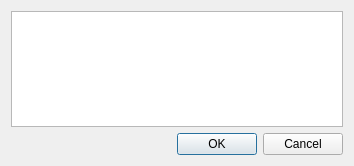
<?xml version="1.0" encoding="UTF-8"?>
<ui version="4.0">
 <class>DialogEditToken</class>
 <widget class="QDialog" name="DialogEditToken">
  <property name="geometry">
   <rect>
    <x>0</x>
    <y>0</y>
    <width>354</width>
    <height>166</height>
   </rect>
  </property>
  <property name="minimumSize">
   <size>
    <width>354</width>
    <height>166</height>
   </size>
  </property>
  <property name="maximumSize">
   <size>
    <width>354</width>
    <height>166</height>
   </size>
  </property>
  <property name="windowTitle">
   <string>Редактирование токена</string>
  </property>
  <layout class="QGridLayout" name="gridLayout">
   <item row="1" column="0">
    <widget class="QDialogButtonBox" name="buttonBox">
     <property name="orientation">
      <enum>Qt::Horizontal</enum>
     </property>
     <property name="standardButtons">
      <set>QDialogButtonBox::Cancel|QDialogButtonBox::Ok</set>
     </property>
    </widget>
   </item>
   <item row="0" column="0">
    <widget class="QPlainTextEdit" name="pteToken"/>
   </item>
  </layout>
 </widget>
 <resources/>
 <connections>
  <connection>
   <sender>buttonBox</sender>
   <signal>accepted()</signal>
   <receiver>DialogEditToken</receiver>
   <slot>accept()</slot>
   <hints>
    <hint type="sourcelabel">
     <x>248</x>
     <y>254</y>
    </hint>
    <hint type="destinationlabel">
     <x>157</x>
     <y>274</y>
    </hint>
   </hints>
  </connection>
  <connection>
   <sender>buttonBox</sender>
   <signal>rejected()</signal>
   <receiver>DialogEditToken</receiver>
   <slot>reject()</slot>
   <hints>
    <hint type="sourcelabel">
     <x>316</x>
     <y>260</y>
    </hint>
    <hint type="destinationlabel">
     <x>286</x>
     <y>274</y>
    </hint>
   </hints>
  </connection>
 </connections>
</ui>
